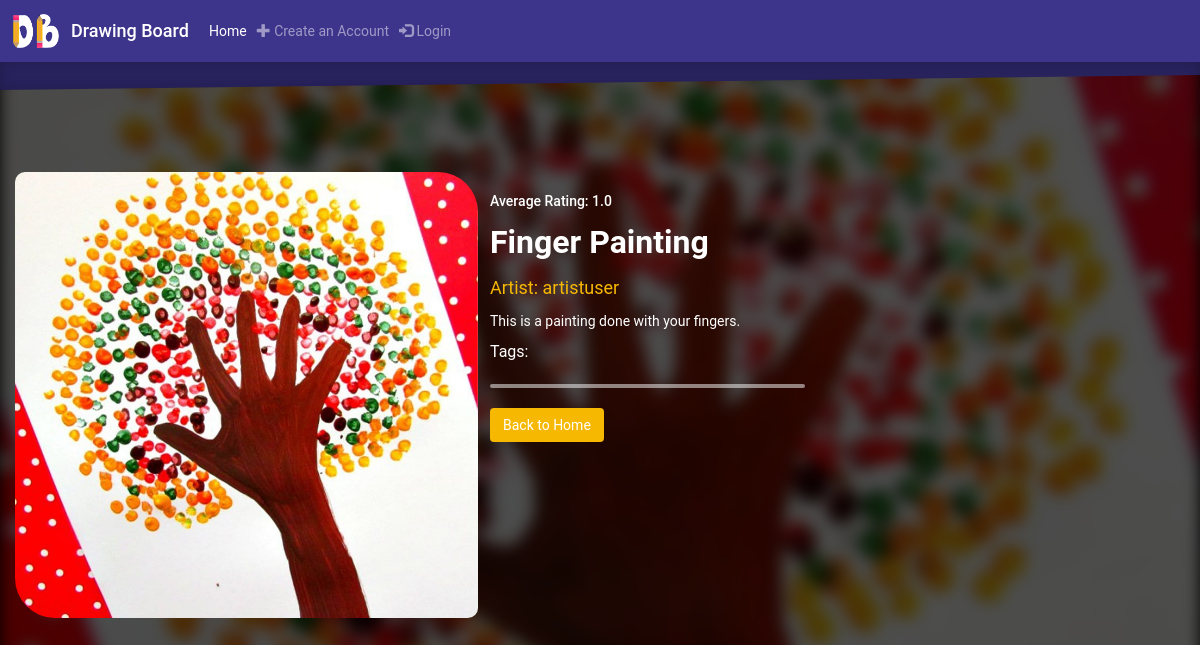
The app's page /artwork/1/details/ with its own data.
### gallery/models.py (models this page shows, shortened)
class Artwork(models.Model):
    artwork_title = models.CharField(max_length=200)
    artwork_description = models.TextField(max_length=280, null=True, blank=True)
    artwork_artist = models.ForeignKey('Artist', on_delete=models.CASCADE)
    artwork_tag = models.ManyToManyField(Tag, blank=True)
    artwork_picture = models.ImageField(upload_to='images/', null=True, blank=True) # comment out null and blank later
    artwork_created = models.DateTimeField(auto_now_add=True)

class Artist(models.Model):
    user = models.OneToOneField(User, on_delete=models.CASCADE)
    artist_role = models.BooleanField(default=False)
    description = models.TextField(max_length=280, null=True, blank=True)  # this is the default for all descriptions
    profile_picture = models.ImageField(upload_to='images/', null=True, blank=True)
    def __str__(self):
        return f'{self.user}'

### gallery/views.py (the view, shortened to what this page needs)
# urls.py: path('artwork/<int:pk>/details/', views.artwork_details, name='artwork_details'),
def artwork_details(request, pk):
    artwork = get_object_or_404(Artwork, pk=pk)
    avgfull = Rating.objects.filter(rating_artwork=artwork).aggregate(Avg('rating_level')).get('rating_level__avg', 0.0)
    if avgfull is not None:
        avg = round(avgfull, 2)
    else:
        avg = avgfull
    try:
        favorite = Favorite.objects.get(favorite_artist=request.user.artist, favorite_artwork=artwork)
        try:
            rating = Rating.objects.get(rating_artist=request.user.artist, rating_artwork=artwork)
            rating = rating.rating_level
        except Rating.DoesNotExist:
            rating = "not rated yet!"
        return render(request, 'gallery/artwork_details.html',
                      {'artwork': artwork, 'status': 'button heart red', 'avgrate': avg, 'prevrate': rating})
    except:
        return render(request, 'gallery/artwork_details.html', {'artwork': artwork, 'avgrate': avg})

### gallery/templates/gallery/artwork_details.html (shortened to what this page needs)
<!DOCTYPE html>
{% extends 'gallery/base.html' %}
{% load static %}
{% block content %}
    <head>
    </head>
    <div class="container bcontent" style="position: absolute; top: 0; margin: 0; z-index: 0">
        <div class="card" style="width: 100%; z-index: 4; position: absolute; left: 0; height: 100%; background-color: rgba(245, 245, 245, 0.4); ">
            <div class="row no-gutters" style=" margin-left: 1em; margin-right: 1em; margin-top: 15%; position: absolute; !important opacity: 1" >
                <div class="col-sm-5">
                    <img class="card-img" src="{{ artwork.artwork_picture.url }}" style= "border-radius: 10px 40px;" alt="Card image cap">
                </div>
                <div class="col-sm-7">
                    <div class="card-body" style="color: white;">
                        <h5>Average Rating: {{ avgrate }}</h5>
                        <p style="font-weight: bold; font-size: xx-large">{{ artwork.artwork_title }}</p>
                        <a style="color: #f7b801" href="{% url 'gallery:artist_view' pk=artwork.artwork_artist.pk %}"><p style="font-size: large">Artist: {{ artwork.artwork_artist }}</p></a>
                        <p>{{ artwork.artwork_description }}</p>
                        <p style="font-size: medium">Tags: </p>
                        <hr style="border: 2px solid white; border-radius: 5px; opacity: .5; width: 50%; margin-left: 0; position: relative">
                        <a href="{% url 'gallery:home' %}" class="btn btn-dark" style="background-color: #f7b801">Back to Home</a>
                    </div>
                </div>
            </div>
        </div>
    </div>
{% endblock %}

### gallery/templates/gallery/base.html (style rules this page uses)
body, html { font-family: 'Roboto', sans-serif; height: 100%; background-color: black; }

### records on screen
Artwork: artwork_picture (picture), artwork_title "Finger Painting", artwork_artist "artistuser", artwork_description "This is a painting done with your fingers."

### other values on screen
{{ avgrate }} "1.0"
